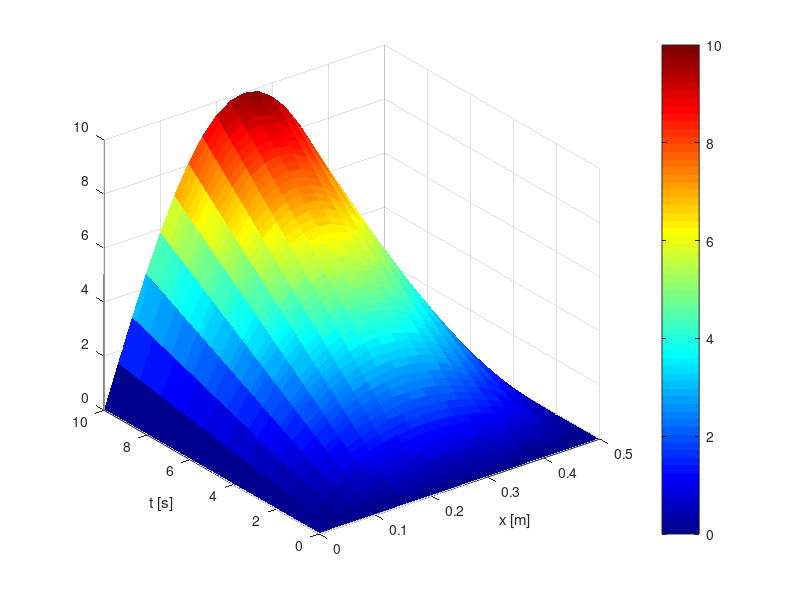

Source code (MATLAB):
% wykres funkcji f(x,t)=t*sin(2*pi*x), x:[0;0.5], t:[0:10]
xmin=0;
xmax=0.5;
nx=21; % liczba wezlow polozeniowych
x=linspace(xmin,xmax,nx); % siatka polozeniowa - wezly
tmin=0;
tmax=10;
nt=51; % liczba wezlow czasowych
t=linspace(tmin,tmax,nt); % siatka czasowa – chwile
% teraz stablicujemy funkcje dla zdefiniowanych wyzej
% czasow i polozen
for i=1:nx
    for j=1:nt
        z(j,i)=sin(x(i)*2*pi)*t(j); % wiersz – czas, kolumna – położenie
    end
end
surf(x, t, z);
shading flat;
colorbar
xlabel('x [m]');
ylabel('t [s]');
colormap jet;